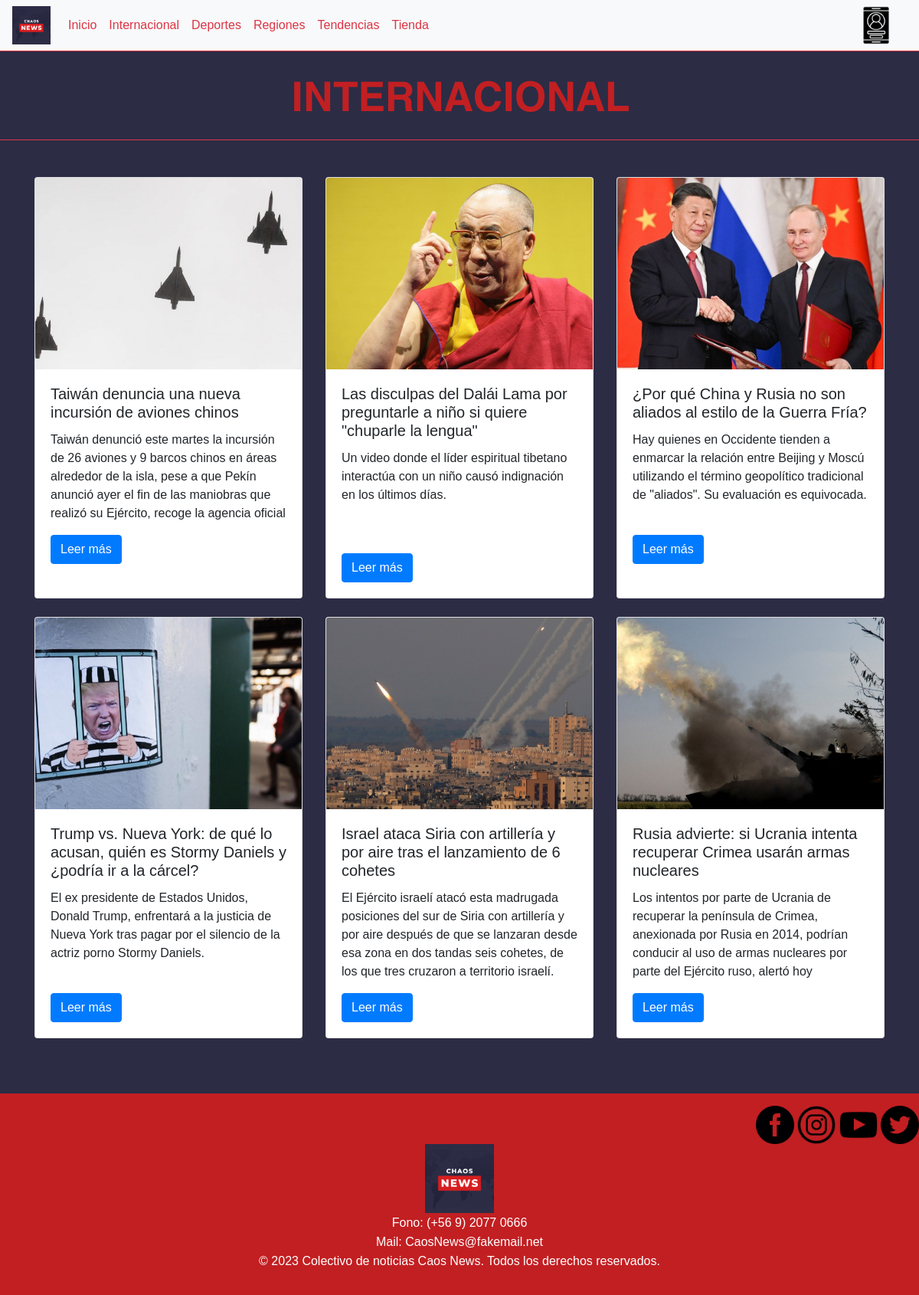
/noticias/internacional, run on the app's committed database.
### noticias/models.py (models this page shows, shortened)
class Noticia(models.Model):
    id_noticia              =models.AutoField(db_column='idNoticia', primary_key=True)
    titular                 =models.CharField(max_length=500)
    subtitulo               =models.CharField(max_length=500)
    entradilla              =models.CharField(max_length=5000)
    cuerpo_noticia          =models.CharField(max_length=10000)
    fecha_noticia           =models.DateField(blank=False, null=False)
    imagen_noticia          =models.ImageField(upload_to="noticias", null=True)
    id_tipo                 =models.ForeignKey('Tipo_noticia' ,on_delete=models.CASCADE, db_column='id_tipo')
    num_subtipo_noticia     =models.IntegerField()

### noticias/views.py (the view)
# urls.py: path('internacional', views.internacional, name='internacional'),
def internacional(request):
    noticias = Noticia.objects.filter(id_tipo=1)
    context={
        'noticias' : noticias
    }
    return render(request, 'noticias/internacional.html', context)

### noticias/templates/noticias/Internacional.html (shortened to what this page needs)
<!DOCTYPE html>
{% load static %}
<html lang="es">
<head>
    <link rel="stylesheet" href="https://cdn.jsdelivr.net/npm/bootstrap@4.6.2/dist/css/bootstrap.min.css">
    <link rel="stylesheet" href="{% static 'noticias/css/Style.css' %}">
</head>
<body class="fondo">
    <nav class="navbar navbar-expand-md navbar-light bg-light border-bottom border-danger">
        <a href="{% url 'index' %}"><img src="{% static 'noticias/img/logo_chaos.png' %}" alt="Logo" width="50" height="50"></a>
        <div class="row">
            <div class="col-12">
                <div class="collapse navbar-collapse col-1" id="navbarNav">
                    <ul class="navbar-nav ml-auto">
                        <li class="nav-item">
                            <a class="nav-link text-danger" href="{% url 'index' %}">Inicio</a>
                        </li>
                        <li class="nav-item">
                            <a class="nav-link text-danger" href="{% url 'internacional' %}">Internacional</a>
                        </li>
                        <li class="nav-item">
                            <a class="nav-link text-danger" href="{% url 'deportes' %}">Deportes</a>
                        </li>
                        <li class="nav-item">
                            <a class="nav-link text-danger" href="{% url 'regiones' %}">Regiones</a>
                        </li>
                        <li class="nav-item">
                            <a class="nav-link text-danger" href="{% url 'tendencias' %}">Tendencias</a>
                        </li>
                        <li class="nav-item">
                            <a class="nav-link text-danger" href="{% url 'Tienda' %}">Tienda</a>
                        </li>
                    </ul>
                </div>
            </div>
        </div>
        <div class="col-2 ml-auto ini">
            <a href="{% url 'login' %}">
            <img title="Iniciar secion" src="{% static 'noticias/img/perfil.png' %}" alt="Iniciar sesión" width="50" height="50">
            </a>
        </div>
    </nav>
    <div class="logo_inter border-bottom border-danger">
        <img src="{% static 'noticias/img/Logo_Internacional.png' %}" alt="Logo_Internacional">
    </div>
    <section class="container my-5 bg-">
        <div class="row mt-5">
            {% for noticia in noticias %}
                <div class="col-lg-4 mb-4">
                    <div class="card h-100">
                        <img src="{{ noticia.imagen_noticia.url }}" class="card-img-top img_tarjeta" alt="noticia">
                        <div class="card-body">
                            <h5 class="card-title">{{ noticia.titular }}</h5>
                            <p class="card-text text_tarjetas">{{ noticia.entradilla }}</p>
                            <a href="../noticias internacional/noticia_inter_taiwan.html" class="btn btn-primary">Leer más</a>
                        </div>
                    </div>
                </div>
            {% endfor %}
        </div>
    </section>
    <footer class="pie text-center py-3">
        <div class="enlaces">
            <a href="https://es-la.facebook.com/" target="_blank"><img src="{% static 'noticias/img/facebook.png' %}" alt="facebook logo" width="50" height="50"></a>
            <a href="https://www.instagram.com/" target="_blank"><img src="{% static 'noticias/img/instagram.webp' %}" alt="facebook logo" width="50" height="50"></a>
            <a href="https://www.youtube.com/" target="_blank"><img src="{% static 'noticias/img/Youtube.png' %}" alt="youtube logo" width="50" height="50"></a>
            <a href="https://twitter.com/home" target="_blank"><img src="{% static 'noticias/img/twitter.png' %}" alt="facebook logo" width="50" height="50"></a>
        </div>
        <img src="{% static 'noticias/img/logo_chaos.png' %}" alt="Logo" width="90" height="90">
        <p class="parrafo_footer">Fono: (+56 9) 2077 0666</p>
        <p class="parrafo_footer">Mail: CaosNews@fakemail.net</p>
        <p>© 2023 Colectivo de noticias Caos News. Todos los derechos reservados.</p>
    </footer>
</body>
</html>

### noticias/static/noticias/css/Style.css (style rules this page uses)
.fondo { background-color: rgb(44, 44, 69); font-family: helvetica; }
.pie { background-color: rgb(194, 31, 34); color: rgb(255, 255, 255); }
.enlaces { text-align: right; }
.parrafo_footer { margin-top: 1px; margin-bottom: 1px; }
.logo_inter { text-align: center; }
.text_tarjetas { height: 120px; overflow: hidden; text-overflow: ellipsis; }
.img_tarjeta { height: 250px; object-fit: cover; }
.ini { text-align: right; }

### data on the page
Noticia: imagen_noticia (picture), titular "Taiwán denuncia una nueva incursión de aviones chinos", entradilla "Taiwán denunció este martes la incursión de 26 aviones y 9 barcos chinos en áreas alrededor de la isla, pese a que Pekín anunció ayer el fin de las maniobras que realizó su Ejército, recoge la agencia oficial…"
Noticia: imagen_noticia (picture), titular "Las disculpas del Dalái Lama por preguntarle a niño si quiere \"chuparle la lengua\"", entradilla "Un video donde el líder espiritual tibetano interactúa con un niño causó indignación en los últimos días."
Noticia: imagen_noticia (picture), titular "¿Por qué China y Rusia no son aliados al estilo de la Guerra Fría?", entradilla "Hay quienes en Occidente tienden a enmarcar la relación entre Beijing y Moscú utilizando el término geopolítico tradicional de \"aliados\". Su evaluación es equivocada."
Noticia: imagen_noticia (picture), titular "Trump vs. Nueva York: de qué lo acusan, quién es Stormy Daniels y ¿podría ir a la cárcel?", entradilla "El ex presidente de Estados Unidos, Donald Trump, enfrentará a la justicia de Nueva York tras pagar por el silencio de la actriz porno Stormy Daniels."
Noticia: imagen_noticia (picture), titular "Israel ataca Siria con artillería y por aire tras el lanzamiento de 6 cohetes", entradilla "El Ejército israelí atacó esta madrugada posiciones del sur de Siria con artillería y por aire después de que se lanzaran desde esa zona en dos tandas seis cohetes, de los que tres cruzaron a territorio israelí."
Noticia: imagen_noticia (picture), titular "Rusia advierte: si Ucrania intenta recuperar Crimea usarán armas nucleares", entradilla "Los intentos por parte de Ucrania de recuperar la península de Crimea, anexionada por Rusia en 2014, podrían conducir al uso de armas nucleares por parte del Ejército ruso, alertó hoy…"
